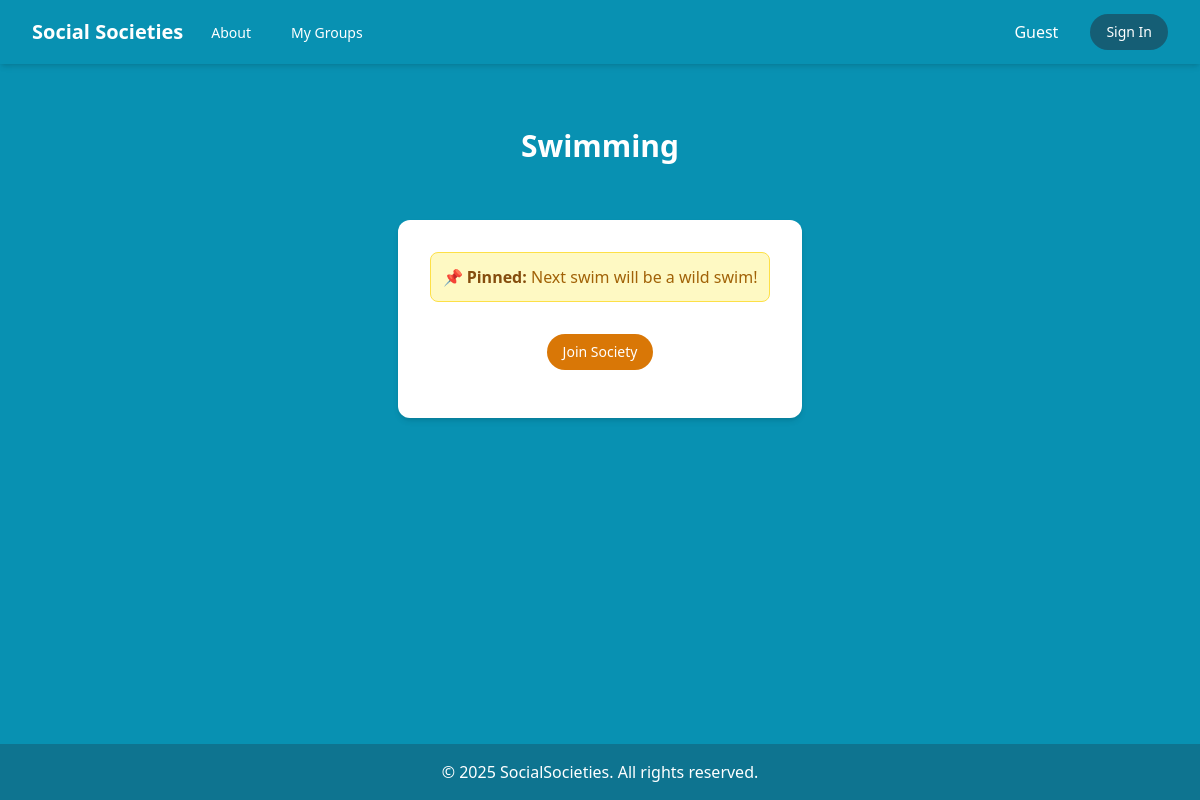
Before: /group/4 with the older database file.
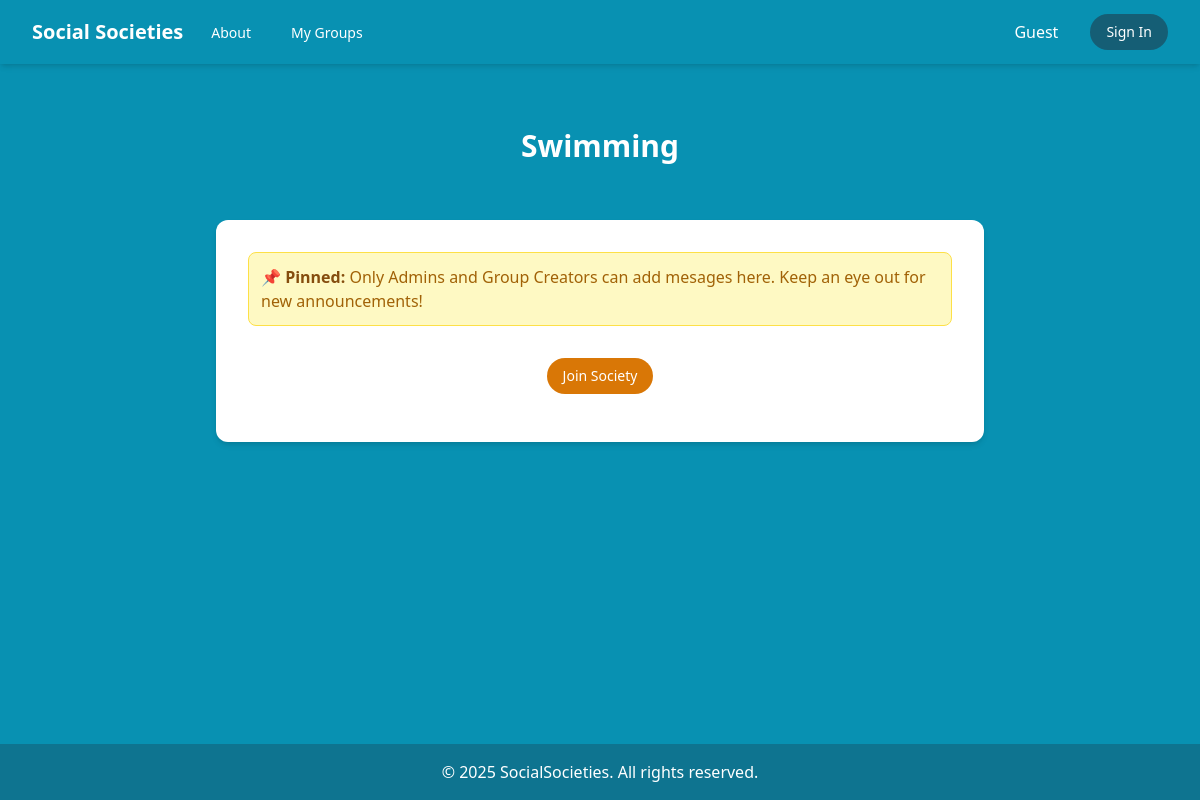
After: the same page with the newer database file.
### src/database/database.py (models this page shows)
class Societies(db.Model):
    __tablename__ = "societies"
    society_id = db.Column(db.Integer, primary_key=True)
    name = db.Column(db.String(100), nullable=False)
    description = db.Column(db.String(200), nullable=False)
    created_by = db.Column(db.Integer, db.ForeignKey("staff.staff_id"), nullable=False)
    image_filename = db.Column(db.String(200), nullable=True)  # stores image filepath
    announcement = db.Column(db.String(200), nullable=True)

### src/app.py (the view, shortened to what this page needs)
@app.route("/group/<int:group_id>", methods=["GET", "POST"])
def group_detail(group_id):
    group = db.session.get(Societies, group_id)
    user_id = session.get("user_id")
    job_role = session.get("job_role")
    is_admin = job_role == "Admin"
    is_creator = (user_id == group.created_by) if user_id else False
    can_delete = is_creator or is_admin
    today = date.today()
    print(today)
    date_list = [
        (today + timedelta(days=i)).strftime("%a<br />%d-%m") for i in range(31)
    ]
    error = None  # default no error
    if group is None:
        abort(404)
    is_member = False
    if user_id:
        is_member = Staff_Societies.query.filter_by(
            staff_id=user_id, society_id=group_id
        ).first()
    user_selected = set()
    availability = defaultdict(set)
    entries = Date_Availability.query.filter_by(society_id=group_id).all()
    for entry in entries:
        availability[entry.staff_id].add(entry.calendar_dates)
    if availability:
        common_dates = set.intersection(*availability.values())
    else:
        common_dates = set()
    common_dates = {
        d.strftime("%a<br />%d-%m") for d in common_dates
    }  # Needed to help convery to the same format so the previously selevted dates can render
    return render_template(
        "society_template/group_detail.html",
        group=db.session.get(Societies, group_id),
        user_id=session.get("user_id"),
        is_member=is_member,
        is_creator=is_creator,
        is_admin=is_admin,
        job_role=job_role,
        can_delete=can_delete,
        date_list=date_list,
        common_dates=common_dates,
        user_selected=user_selected,
        error=error,
    )

### src/templates/society_template/group_detail.html (shortened to what this page needs)
{% extends "society_template/base.html" %} {% block content %}
<main class="flex-grow space-y-6">
  <div class="p-8">
    <h1 class="text-3xl font-bold text-center text-white">{{group.name}}</h1>
  </div>
  <div
    class="bg-white p-8 rounded-xl shadow max-w-3xl w-full shadow-md ml-auto"
  >
    <div class="bg-yellow-100 border border-yellow-300 rounded-lg p-3 mb-4">
      <strong class="text-yellow-800">📌 Pinned:</strong>
      <span id="pinnedMessage" class="text-yellow-700">
        {% if group.announcement is none %} Only Admins and Group Creators can
        add mesages here. Keep an eye out for new announcements! {% else %}
        {{group.announcement}} {% endif %}
      </span>
    </div>
    {% if not is_member and not can_delete %}
    <div class="py-4 flex justify-center space-x-4">
      <button
        onclick="openJoinModal()"
        class="bg-amber-600 text-white px-4 py-2 rounded-full text-sm hover:bg-amber-700"
      >
        Join Society
      </button>
    </div>
    {% endif %}
  </div>
</main>
{% endblock %}

Changed rows visible on the page:
changed Societies "Swimming": announcement "Next swim will be a wild swim!" → (not shown)
Other visible differences:
text now shown: "Only Admins and Group Creators can add mesages here. Keep an eye out for new announcements!"
